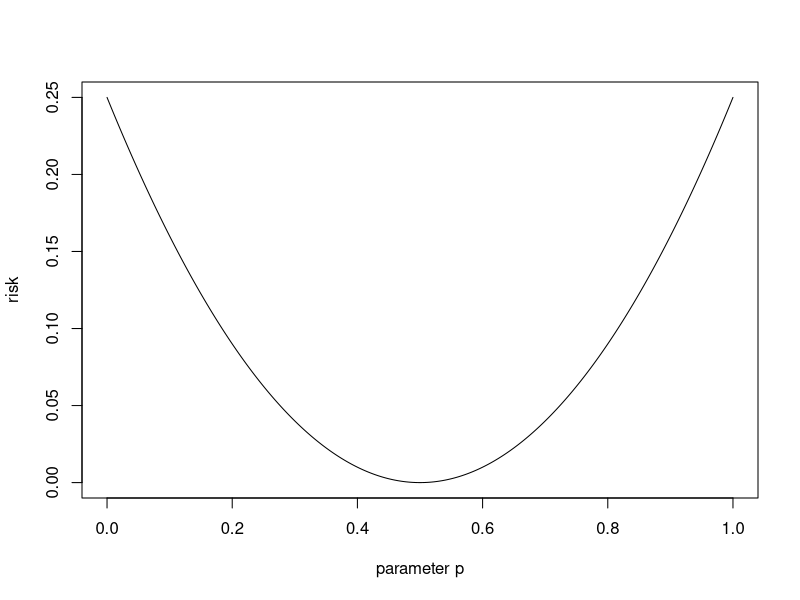
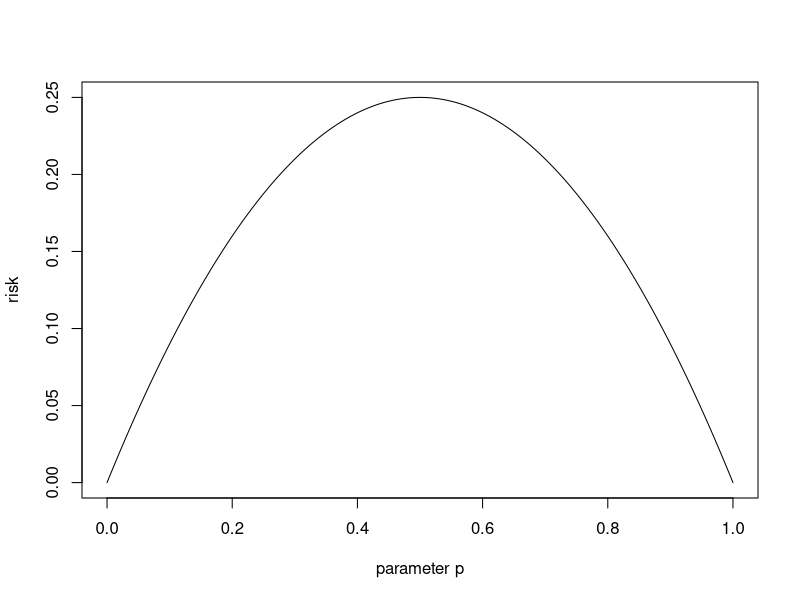
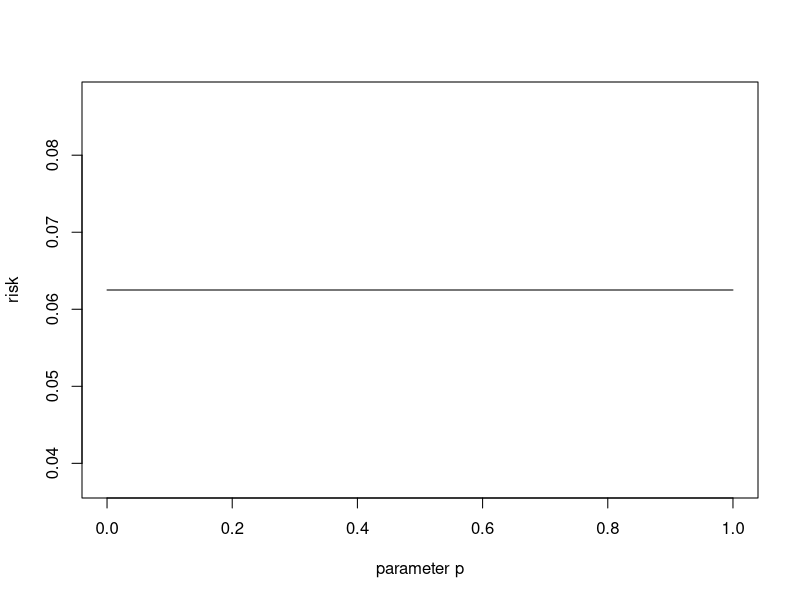

Source code (R) for these figures, in order:
vals <- seq(0,1,0.001)
pdf("img/fig01.pdf", height=4, width=8)
plot(vals, (vals-0.5)^2, type="l", xlab="parameter p", ylab="risk")
dev.off()
pdf("img/fig02.pdf", height=4, width=8)
plot(vals, vals - vals^2, type="l", xlab="parameter p", ylab="risk")
dev.off()
pdf("img/fig03.pdf", height=4, width=8)
plot(vals, rep(1/16,length(vals)), type="l", xlab="parameter p", ylab="risk")
dev.off()

#####

